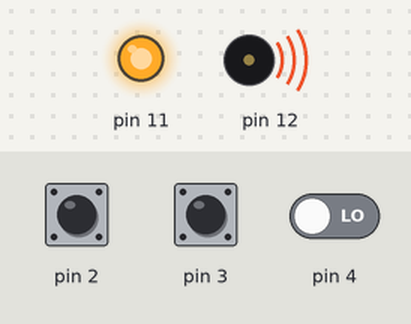
A program run on a simulated Arduino Uno, built with avr-gcc and run on an emulated ATmega328P. Shown: output pins drawn as LEDs (lit = HIGH), buzzer (waves = sounding). The inputs (shaded band) are chosen by the test bench; at power-on: pin 2 HIGH, pin 3 HIGH, pin 4 LOW.

Above: at 1.2 s.
1.3 s: pin 2 pulled LOW for 0.15 s
At 1.8 s:
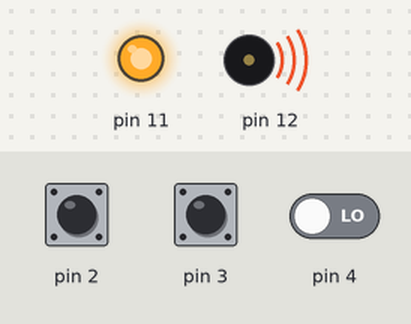
2.9 s: pin 3 pulled LOW for 0.15 s
At 2.98 s:
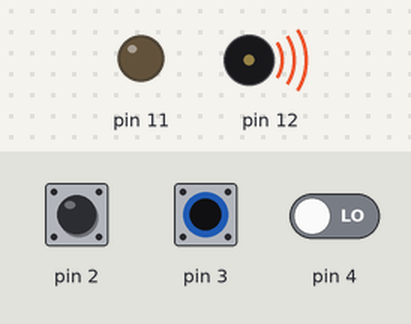
4.5 s: pin 3 pulled LOW for 3.2 s
At 8.3 s:
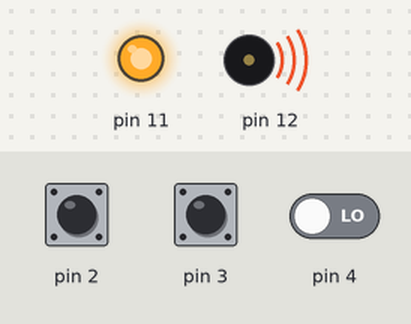
9.2 s: pin 2 pulled LOW for 3.2 s
At 10.1 s:
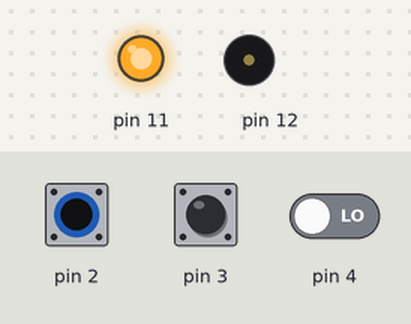
13.9 s: pin 2 driven LOW and pin 3 driven LOW
At 14.8 s:
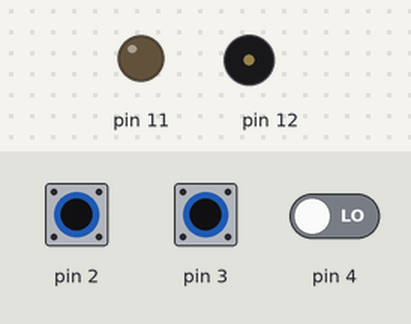
Timing chart, 0 to 16.4 s (numbered marks = the images above; inputs shaded):
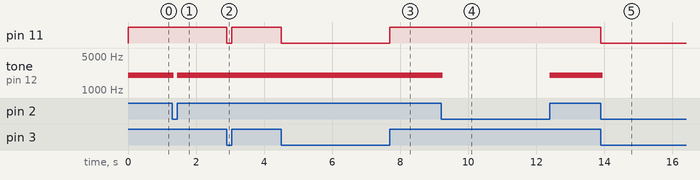

Measured:
- after the input at 1.3 s, tone on pin 12: 2000 Hz → silent after 0.05 s, → 2000 Hz 0.10 s later
- after the input at 2.9 s, pin 11: HIGH → LOW at once, → HIGH 0.15 s later
- after the input at 4.5 s, pin 11: HIGH → LOW at once, → HIGH 3.2 s later
- after the input at 9.2 s, tone on pin 12: 2000 Hz → silent after 0.05 s, → 2000 Hz 3.2 s later
- after the input at 13.9 s, pin 11: HIGH → LOW at once; tone on pin 12: 2000 Hz → silent after 0.05 s

The program:

main.cpp
```cpp
#include <Arduino.h>

void setup() {
  Serial.begin(9600);
  pinMode(2, INPUT_PULLUP);
  pinMode(3, INPUT_PULLUP);
  pinMode(11, OUTPUT);
}

// в идеале запихать в отдельный файл как класс
bool button(bool btnState) {
  bool btnFlag = false;
  if(btnState && !btnFlag) {
    return btnFlag = true;
  }
  else {
    return btnFlag = false;
  }
}

void buzzer(bool buzzerState) {
  if(buzzerState == true) {
    tone(12, 2000, 50);
  }
}

void diod(bool diodState) {
  if(diodState == true) {
    digitalWrite(11, HIGH);
  }
  else {
    digitalWrite(11, LOW);
  }
}

void loop() {
  // сделать перебор с индексом, что бы не было говнокода
  bool btnState1 = digitalRead(2);
  bool btnState2 = digitalRead(3);
  bool btnState3 = digitalRead(4);
  buzzer(button(btnState1));
  diod(button(btnState2));
}
```
